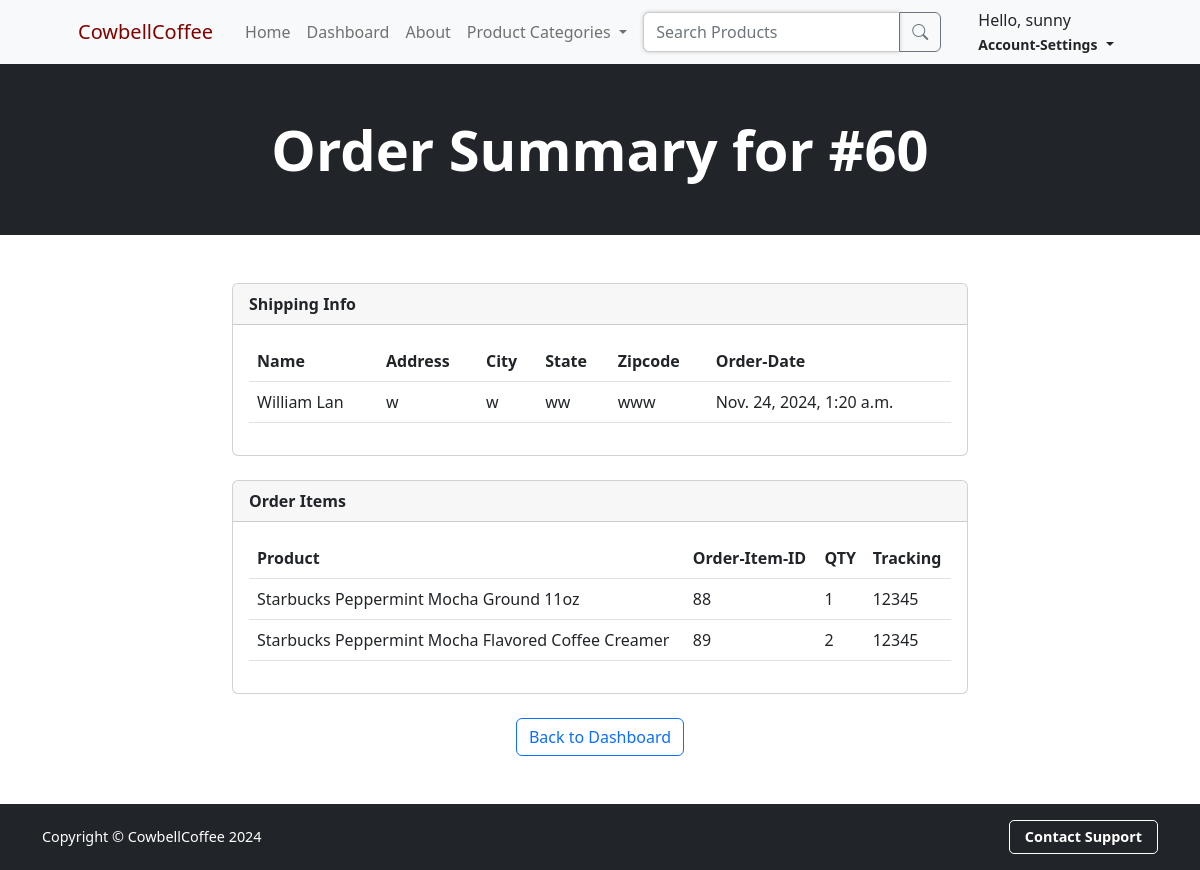
/sellerDashboard/order/90/ (signed in), run on the app's committed database.
### buyerCheckout/models.py (models this page shows, shortened)
class Order(models.Model):
    user = models.ForeignKey(User, on_delete=models.CASCADE, null=True, blank=True)  # User may be None
    full_name = models.CharField(max_length=255, blank=True)  # Will be filled during checkout
    email = models.EmailField(blank=True)  # Will be filled during checkout
    address1 = models.CharField(max_length=255, blank=True)  # Will be filled during checkout
    address2 = models.CharField(max_length=255, null=True, blank=True)  # Will be filled during checkout
    city = models.CharField(max_length=255, blank=True)  # Will be filled during checkout
    state = models.CharField(max_length=255, blank=True)  # Will be filled during checkout
    zipcode = models.CharField(max_length=255, blank=True)  # Will be filled during checkout
    total = models.DecimalField(max_digits=10, decimal_places=2)  # Calculated during checkout
    created_at = models.DateTimeField(auto_now_add=True)  # Auto-created when order is created
    shipped = models.BooleanField(default=False)  # Can be set later when order is shipped
    paid = models.BooleanField(default=False)

class OrderItem(models.Model):
    user = models.ForeignKey(User, on_delete=models.CASCADE, null=True)
    order = models.ForeignKey(Order, on_delete=models.CASCADE, null=True)
    product = models.ForeignKey(Product, on_delete=models.CASCADE)
    quantity = models.PositiveIntegerField(default=1)  # Quantity of the product ordered
    price = models.DecimalField(max_digits=7, decimal_places=2)  # Price of the product
    seller_ship = models.BooleanField(default=False)
    tracking_number = models.CharField(max_length=255, blank=True, null=True)  # Add tracking number field

### buyerStore/models.py (models this page shows, shortened)
class Product(models.Model):
    name = models.CharField(max_length=50, blank=False)
    price = models.DecimalField(decimal_places=2, max_digits=6, blank=False)
    category = models.ForeignKey(Category, on_delete=models.CASCADE, blank=False)
    description = models.CharField(max_length=1000, default='', blank=False)
    image = CloudinaryField('image')
    is_sale = models.BooleanField(default=False)
    sale_price = models.DecimalField(default=0, decimal_places=2, max_digits=6)
    seller = models.ForeignKey(User, on_delete=models.CASCADE, related_name='products')

### sellerDashboard/views.py (the view)
# urls.py: path('order/<int:order_item_id>/', views.order_detail, name='order_detail'),
def order_detail(request, order_item_id):
    if not request.user.is_authenticated:
        messages.error(request, ("You must be logged in as a seller to view your dashboard"))
        return redirect('login')
    if request.user.profile.account_type == 'buyer':
        messages.error(request, ("You are not allowed to view this page"))
        return redirect('home')
    order_item = get_object_or_404(OrderItem, id=order_item_id)
    order = order_item.order  # Access the related order
    order_info = {
        'fullname': order.full_name,
        'address': f"{order.address1 or ''} {order.address2 or ''}".strip(),
        'city': order.city,
        'state': order.state,
        'zipcode': order.zipcode,
        'created_at': order.created_at
    }
    order_items = OrderItem.objects.filter(order=order, product__seller=request.user)
    return render(request, 'order_detail.html', {
        'order_id': order.id,
        'order_items': order_items,
        'order_info': order_info,
    })

### cart/context_processors.py (called while the page is built)
def cart(request):
    return {'cart': Cart(request)}

### sellerDashboard/templates/order_detail.html (shortened to what this page needs)
{% extends 'base.html' %}
{% block content %}
{% if order_id %}
<header class="bg-dark py-1">
    <div class="container px-4 px-lg-5 my-5">
        <div class="text-center text-white">
            <h1 class="display-4 fw-bolder">Order Summary for #{{ order_id }}</h1>
        </div>
    </div>
</header>
<div class="container">
    <div class="row">
        <div class="col-md-8 offset-md-2">
            <div class="card mb-4">
                <div class="card-header">
                    <strong>Shipping Info</strong>
                </div>
                <div class="card-body">
                    <table class="table">
                        <thead>
                            <tr>
                                <th>Name</th>
                                <th>Address</th>
                                <th>City</th>
                                <th>State</th>
                                <th>Zipcode</th>
                                <th>Order-Date</th>
                            </tr>
                        </thead>
                        <tbody>
                            <tr>
                                <td>{{ order_info.fullname }}</td>
                                <td>{{ order_info.address }}</td>
                                <td>{{ order_info.city }}</td>
                                <td>{{ order_info.state }}</td>
                                <td>{{ order_info.zipcode }}</td>
                                <td>{{ order_info.created_at }}</td>
                            </tr>
                        </tbody>
                    </table>
                </div>
            </div>
        </div>
        <div class="col-md-8 offset-md-2">
            <div class="card">
                <div class="card-header">
                    <strong>Order Items</strong>
                </div>
                <div class="card-body">
                    <table class="table">
                        <thead>
                            <tr>
                                <th>Product</th>
                                <th>Order-Item-ID</th>
                                <th>QTY</th>
                                <th>Tracking</th>
                            </tr>
                        </thead>
                        <tbody>
                            {% for order_item in order_items %}
                            <tr>
                                <td>{{ order_item.product.name }}</td>
                                <td>{{ order_item.id }}</td>
                                <td>{{ order_item.quantity }}</td>
                                <td>{% if order_item.seller_ship %}{{order_item.tracking_number}}{% else %}Pending{% endif %}</td>
                            </tr>
                            {% endfor %}
                        </tbody>
                    </table>
                </div>
            </div>
        </div>
    </div>
     <br/>
    <div class="text-center">
        <a href="{% url 'seller_dashboard' %}" class="btn btn-outline-primary">Back to Dashboard</a>
    </div>
</div>
<br/><br/>
{% endif %}
{% endblock %}

### buyerStore/templates/navbar.html (shortened to what this page needs)
<nav class="navbar navbar-expand-lg navbar-light bg-light">
    <div class="container px-4 px-lg-5">
        <a class="navbar-brand" href="{% url 'home' %}" style="color:maroon;">CowbellCoffee</a>
        <div class="collapse navbar-collapse" id="navbarSupportedContent">
            <ul class="navbar-nav me-auto mb-2 mb-lg-0 ms-lg-2">
                {% if user.is_authenticated %}
                    {% if user.profile.account_type != 'seller' %}
                        <li class="nav-item"><a class="nav-link" href="{% url 'home' %}">Home</a></li>
                    {% else %}
                        <li class="nav-item"><a class="nav-link" href="{% url 'home'%}">Home</a></li>
                        <li class="nav-item"><a class="nav-link" href="{% url 'seller_dashboard' %}">Dashboard</a></li>
                    {% endif %}
                {% endif %}
                <li class="nav-item"><a class="nav-link" href="{% url 'about'%}">About</a></li>
                <li class="nav-item dropdown">
                    <a class="nav-link dropdown-toggle" id="navbarDropdown" href="#" role="button" data-bs-toggle="dropdown" aria-expanded="false"> Product Categories </a>
                </li>
                <form class="d-flex" method="GET" action="{% url 'product_search' %}">
                    <div class="input-group">
                        <input
                            class="form-control"
                            type="search"
                            placeholder="Search Products"
                            aria-label="Search"
                            name="query"
                            style="outline: none; box-shadow: 0 0 4px rgba(0, 0, 0, 0.2); border: 1px solid #ccc; transition: border-color 0.3s;"
                            onfocus="this.style.borderColor='#007bff';"
                            onblur="this.style.borderColor='#ccc';"
                        >
                            <button class="btn btn-outline-secondary" type="submit">
                            <i class="bi bi-search"></i>
                        </button>
                    </div>
                </form>
            </ul>
            {% if user.is_authenticated %}
                    <div class="nav-item dropdown">
                        <a class="nav-link dropdown-toggle" id="navbarDropdown" href="#" role="button" data-bs-toggle="dropdown" aria-expanded="false">
                            <div>
                                Hello, {{ user.username }}
                            </div>
                            <small class="account-services"><strong>Account-Settings</strong></small>
                        </a>
                    </div>
            {% endif %}
        </div>
    </div>
</nav>

### data on the page
Order: fullname "William Lan", state "ww", zipcode "www", created_at "Nov. 24, 2024, 1:20 a.m."
OrderItem: product.name "Starbucks Peppermint Mocha Ground 11oz", id "88", quantity "1", tracking_number "12345"
OrderItem: product.name "Starbucks Peppermint Mocha Flavored Coffee Creamer", id "89", quantity "2", tracking_number "12345"

### other printed values
{{ user.username }} "sunny"
{{ order_id }} "60"
{{ order_info.address }} "w"
{{ order_info.city }} "w"
